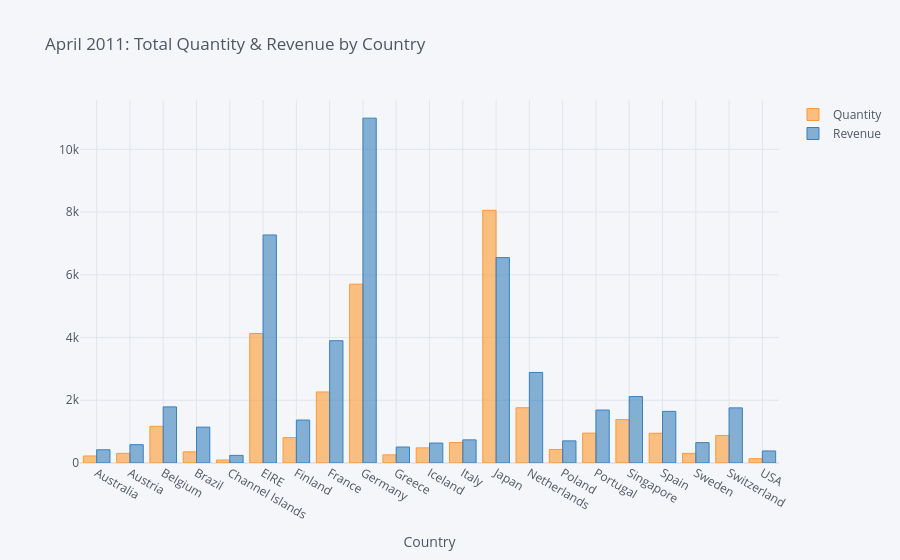

This figure's notebook cell:
### Markdown cell above
## 1. Create an interactive bar chart showing total quantity and revenue by country (excluding United Kingdom) for the month of April 2011.

### Code cell
# Converting InvoiceDate to datetime format 
data['InvoiceDate'] = pd.to_datetime(data['InvoiceDate'])

# Extracting Year and Month
data['Year'] = data['InvoiceDate'].dt.year
data['Month'] = data['InvoiceDate'].dt.month

april_data = data[(data['Year'] == 2011) & (data['Month'] == 4) & (data['Country'] != 'United Kingdom')]

# Grouping data by country
country_summary = april_data.groupby('Country').agg({'Quantity': 'sum', 'Revenue': 'sum'}).reset_index()

#Interactive bar chart
country_summary.iplot(kind='bar', x='Country', y=['Quantity', 'Revenue'], title='April 2011: Total Quantity & Revenue by Country', xTitle='Country')

### Figure 1 — Plotly figure (JSON) as saved in the notebook; plotly's stock layout.template omitted (floating-point values rounded to 4 significant figures)
{"data": [{"marker": {"color": "rgba(255, 153, 51, 0.6)", "line": {"color": "rgba(255, 153, 51, 1.0)", "width": 1}}, "name": "Quantity", "orientation": "v", "text": "", "type": "bar", "x": ["Australia", "Austria", "Belgium", "Brazil", "Channel Islands", "EIRE", "Finland", "France", "Germany", "Greece", "Iceland", "Italy", "Japan", "Netherlands", "Poland", "Portugal", "Singapore", "Spain", "Sweden", "Switzerland", "USA"], "y": [224, 308, 1170, 356, 96, 4129, 810, 2265, 5702, 260, 483, 653, 8058, 1762, 432, 951, 1384, 948, 306, 878, 137]}, {"marker": {"color": "rgba(55, 128, 191, 0.6)", "line": {"color": "rgba(55, 128, 191, 1.0)", "width": 1}}, "name": "Revenue", "orientation": "v", "text": "", "type": "bar", "x": ["Australia", "Austria", "Belgium", "Brazil", "Channel Islands", "EIRE", "Finland", "France", "Germany", "Greece", "Iceland", "Italy", "Japan", "Netherlands", "Poland", "Portugal", "Singapore", "Spain", "Sweden", "Switzerland", "USA"], "y": [421.6, 584.8, 1788.0, 1144.0, 243, 7270.0, 1369.0, 3899.0, 10990.0, 509.7, 636.2, 737.8, 6548.0, 2887.0, 705.8, 1688.0, 2119.0, 1646.0, 649.1, 1757.0, 383.9]}], "layout": {"legend": {"bgcolor": "#F5F6F9", "font": {"color": "#4D5663"}}, "paper_bgcolor": "#F5F6F9", "plot_bgcolor": "#F5F6F9", "title": {"font": {"color": "#4D5663"}, "text": "April 2011: Total Quantity & Revenue by Country"}, "xaxis": {"gridcolor": "#E1E5ED", "showgrid": true, "tickfont": {"color": "#4D5663"}, "title": {"font": {"color": "#4D5663"}, "text": "Country"}, "zerolinecolor": "#E1E5ED"}, "yaxis": {"gridcolor": "#E1E5ED", "showgrid": true, "tickfont": {"color": "#4D5663"}, "title": {"font": {"color": "#4D5663"}, "text": ""}, "zerolinecolor": "#E1E5ED"}}}
